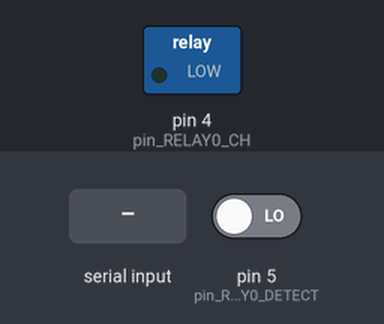
Bench run of a sketch on a simulated Arduino Uno, built with avr-gcc and run on an emulated ATmega328P. On the bench: switched loads named in the sketch (green lamp = pin HIGH). Inputs (shaded band) come from the test bench; at power-on: pin 5 (pin_RELAY0_DETECT) LOW. What the sketch prints to the serial monitor is not drawn.

Above: at 1.2 s.
1.3 s: "1" received over Serial
At 2.2 s:
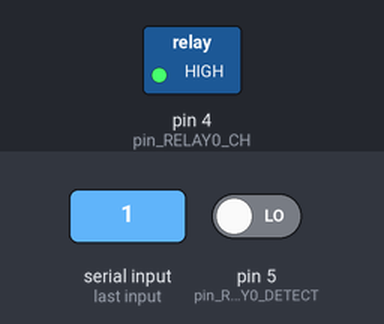
4.3 s: "0" received over Serial
At 5.6 s:
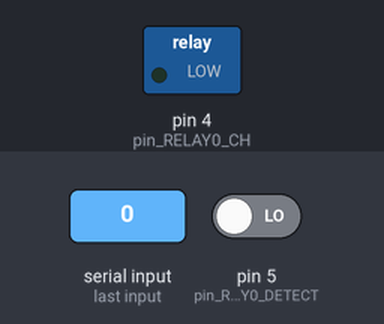
Timing chart, 0 to 7.3 s (numbered marks = the images above; inputs shaded):
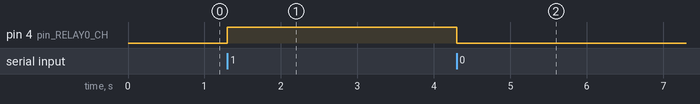

Measured:
- after the input at 1.3 s, pin 4 (pin_RELAY0_CH): LOW → HIGH at once
- after the input at 4.3 s, pin 4 (pin_RELAY0_CH): HIGH → LOW at once

The sketch:

IOT_SMARTHOME_LIGHT.ino
```cpp
int pin_RELAY0_DETECT = 5;
int pin_RELAY0_CH = 4;
int Relay_state = 2;

void setup() {
  // put your setup code here, to run once:
  Serial.begin(9600);
  pinMode(pin_RELAY0_CH, OUTPUT);
  pinMode(pin_RELAY0_DETECT, INPUT);
  digitalWrite(pin_RELAY0_CH, LOW);
}

void loop() {
  // put your main code here, to run repeatedly:
  int da = digitalRead(pin_RELAY0_DETECT);
  if(Relay_state != da)
  {
    Relay_state = da;
    Serial.print("LIGHT : ");
    if(Relay_state)
    {
      Serial.println("OFF");
    }
    else
    {
      Serial.println("ON");
    }
  }
}

void serialEvent(void)
{
  char da = Serial.read();
  switch(da)
  {
    case '1':
      digitalWrite(pin_RELAY0_CH, HIGH);
      break;
    case '0':
      digitalWrite(pin_RELAY0_CH, LOW);
      break;
  }
}
```
